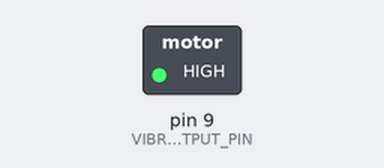
A sketch run on a simulated Arduino Uno, built with avr-gcc and run on an emulated ATmega328P. Shown: switched loads named in the sketch (green lamp = pin HIGH). Dashed ring = blinking.

Above: at 0.2 s.
Timing chart, 0 to 3.0 s (numbered marks = the images above):
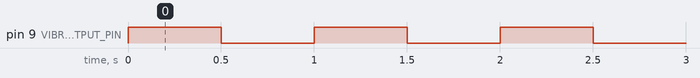

Measured:
- by itself, pin 9 (VIBROMOTOR_OUTPUT_PIN): alternates HIGH for 0.50 s and LOW for 0.50 s

The sketch:

Week6_7L2Blink.ino
```cpp
const int VIBROMOTOR_OUTPUT_PIN = 9;

void setup() {
  // put your setup code here, to run once:
  pinMode(VIBROMOTOR_OUTPUT_PIN, OUTPUT);
}

void loop() {
  // put your main code here, to run repeatedly:
  digitalWrite(VIBROMOTOR_OUTPUT_PIN, HIGH);
  delay(500);
  digitalWrite(VIBROMOTOR_OUTPUT_PIN, LOW);
  delay(500);
}
```
